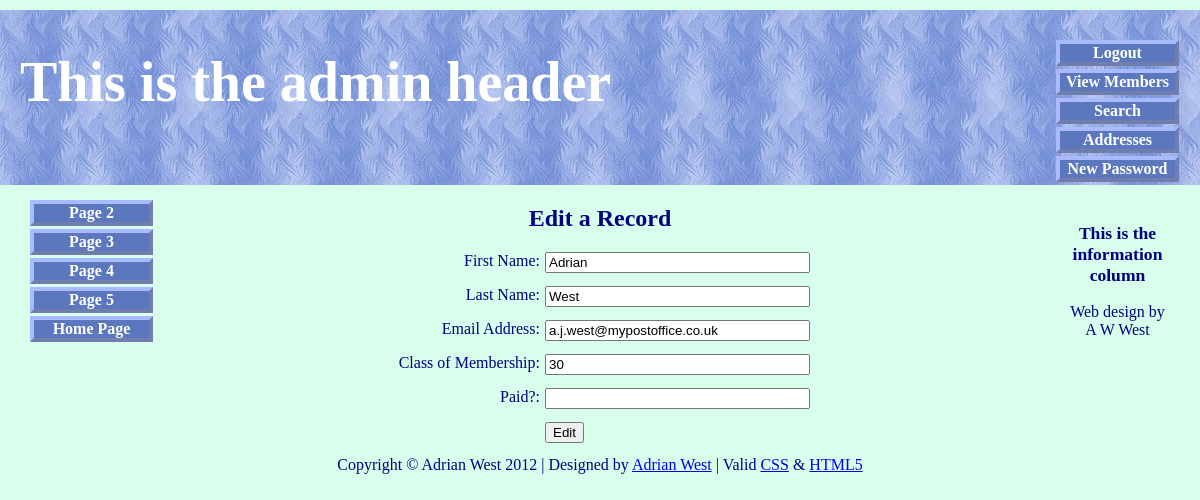
Page /edit_record.php?id=63 (signed in) on the committed database.
### tables this page shows
CREATE TABLE IF NOT EXISTS `users` (
  `user_id` mediumint(6) unsigned NOT NULL AUTO_INCREMENT,
  `title` char(10) NOT NULL,
  `fname` varchar(30) NOT NULL,
  `lname` varchar(40) NOT NULL,
  `email` varchar(50) NOT NULL,
  `psword` char(40) NOT NULL,
  `uname` char(12) NOT NULL,
  `registration_date` datetime NOT NULL,
  `class` char(20) NOT NULL,
  `user_level` tinyint(2) unsigned NOT NULL,
  `addr1` varchar(50) NOT NULL,
  `addr2` varchar(50) DEFAULT NULL,
  `city` varchar(50) NOT NULL,
  `county` char(20) NOT NULL,
  `pcode` char(10) NOT NULL,
  `phone` char(11) DEFAULT NULL,
  `paid` enum('No','Yes') NOT NULL,
  PRIMARY KEY (`user_id`)
);

### edit_record.php (the view, shortened to what this page needs)
<!doctype html>
<html lang=en>
<head>
<link rel="stylesheet" type="text/css" href="includes.css">
</head>
<body>
<div id="container">
<?php include("header-admin.php"); ?>
<?php include("nav.php"); ?>
<?php include("info-col.php"); ?>
<div id="content">
<h2>Edit a Record</h2>
<?php
if ( (isset($_GET['id'])) && (is_numeric($_GET['id'])) ) {
	$id = $_GET['id'];
} elseif ( (isset($_POST['id'])) && (is_numeric($_POST['id'])) ) {
	$id = $_POST['id'];
} else {
	echo '<p class="error">This page has been accessed in error.</p>';
	include ('footer.php');
	exit();
}
require ('./mysqli_connect.php');
$q = "SELECT fname, lname, email, class, paid FROM users WHERE user_id=$id";
$result = @mysqli_query ($dbcon, $q);
if (mysqli_num_rows($result) == 1) {
	$row = mysqli_fetch_array ($result, MYSQLI_NUM);
	echo '<form action="edit_record.php" method="post">
<p><label class="label" for="fname">First Name:</label><input class="fl-left" id="fname" type="text" name="fname" size="30" maxlength="30" value="' . $row[0] . '"></p>
<br><p><label class="label" for="lname">Last Name:</label><input class="fl-left" type="text" name="lname" size="30" maxlength="40" value="' . $row[1] . '"></p>
<br><p><label class="label" for="email">Email Address:</label><input class="fl-left" type="text" name="email" size="30" maxlength="50" value="' . $row[2] . '"></p>
<br><p><label class="label" for="class">Class of Membership:</label><input class="fl-left" type="text" name="class" size="30" maxlength="50" value="' . $row[3] . '"></p>
<br><p><label class="label" for="paid">Paid?:</label><input class="fl-left" type="text" name="paid" size="30" maxlength="50" value="' . $row[4] . '"></p>
<p>&nbsp;<p><input id="submit" type="submit" name="submit" value="Edit"></p>
<br><input type="hidden" name="id" value="' . $id . '" />
</form>';
} else {
	echo '<p class="error">This page has been accessed by an unauthorized person.</p>';
}
include ('footer.php');
?>
</div>
</div>
</body>
</html>

### includes.css (style rules this page uses)
h2 { font-size:150%; color:navy; text-align:center; }
#container { position:relative; min-width:960px; max-width:1200px; margin:auto; text-align:left; }
#content { margin-left:150px; margin-right:150px; }
form { margin-left:180px; }
.label { float:left; width:210px; text-align:right; clear:left; margin-right:5px; }
#submit { margin-left:215px; text-align:center; }

### edit_record.php (style rules this page uses)
p { text-align:center; }
input.fl-left { float:left; }
#submit { float:left; }

### rows in the picture
users: fname "Adrian", lname "West", email "a.j.west@mypostoffice.co.uk", class "30"
